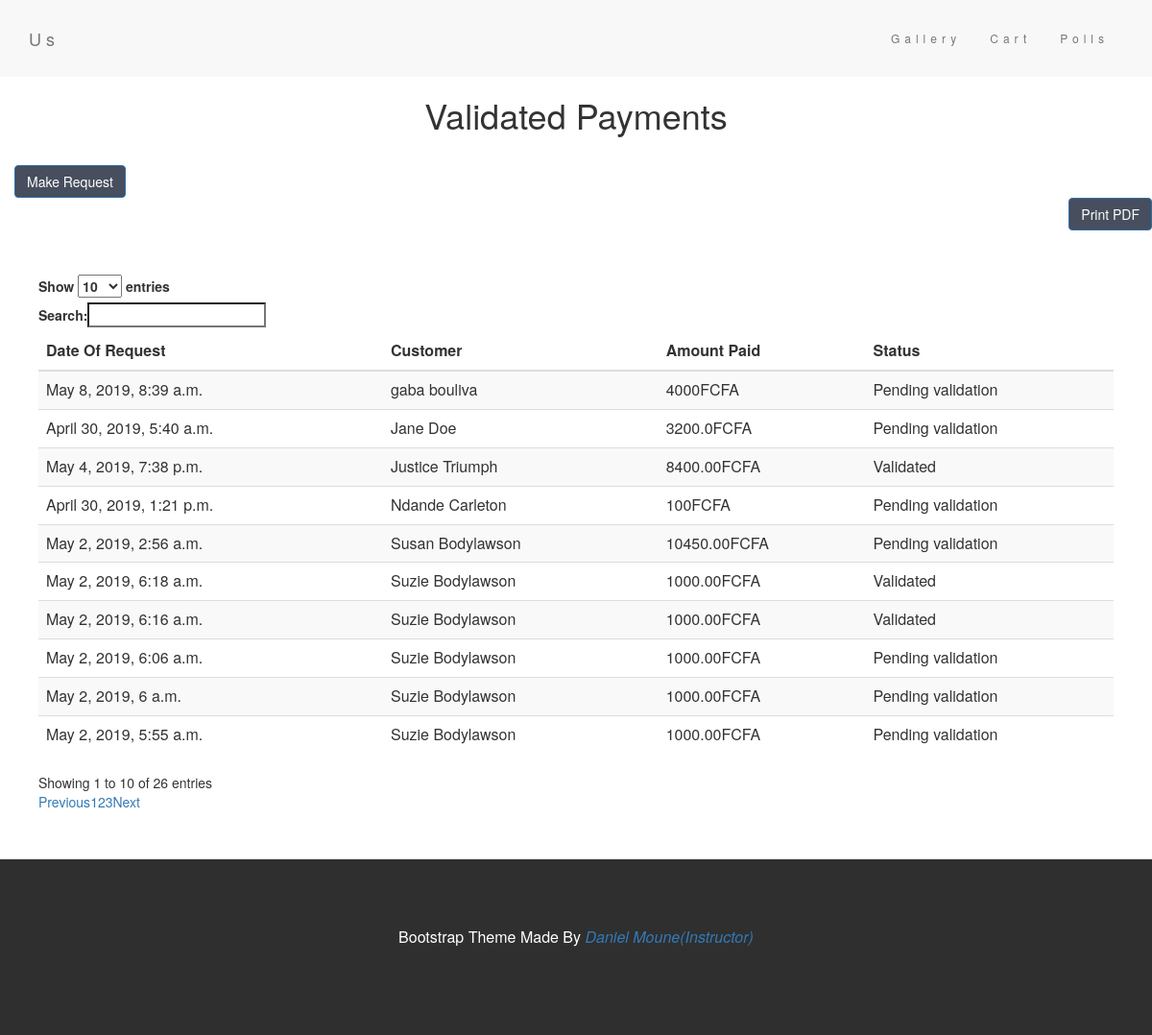
Page /payment/paymentStatus/ on the committed database.
### payments/models.py (models this page shows, shortened)
class Payment(models.Model):
    id = models.AutoField(primary_key=True)
    first_name = models.CharField(max_length=60)
    last_name = models.CharField(max_length=60)
    email = models.EmailField()
    amount = models.CharField(max_length=10)
    tel = models.CharField(max_length=13)
    payment_date = models.DateTimeField(auto_now_add=True)
    processed = models.BooleanField(default=False)
    class Meta: #meta class for ordering orders based on date created
        ordering = ('-payment_date', )

### payments/views.py (the view)
def paymentStatus(request):
    payment_list = Payment.objects.all()
    return render (request,'payments/paymentStatus.html', {'payment':payment_list})

### cart/context_processors.py (called while the page is built)
def cart(request):
    return {'cart': Cart(request)}

### payments/templates/payments/paymentStatus.html (shortened to what this page needs)
<html>
    <head>
    <link href="https://maxcdn.bootstrapcdn.com/bootstrap/3.3.7/css/bootstrap.min.css" rel="stylesheet">
    </head>
<body>
{% block content %}
{% include 'payments/navbar.html' %}
<h1 align="center">Validated Payments</h1>
<div class="container">
    <div class="row" style="margin-top: 2%">
         <a href="{% url 'makepayment' %}"><button class="btn btn-primary" style="background-color: #474E5D;">
          Make Request
         </button></a>
    </div>
</div>
<div style="float:right ">
    <input type="button" class="btn btn-primary" style="background-color: #474E5D;" id="bt" onclick="print()" value="Print PDF" />
</div>
<div class="container1 " style="margin-top:5%" id="content">
<table align="center" class="table table-striped" id="status">
    <thead>
        <tr>
            <th>Date Of Request</th>
            <th>Customer</th>
            <th>Amount Paid</th>
            <th>Status</th>
        </tr>
    </thead>
{% for payment in payment %}
    <tr>
        <td>{{payment.payment_date}}</td>
        <td>{{payment.first_name}}  {{payment.last_name}}</td>
        <td>{{payment.amount}}FCFA</td>
        <td>{% if payment.processed %}Validated{% else %}Pending validation{% endif %}</td>
    </tr>
   {% endfor %}
</table>
</div>
{% include 'gallery/footer.html' %}
{% endblock content %}
</body>
</html>

### payments/templates/payments/paymentStatus.html (style rules this page uses)
.container1 { border-radius: 5px; padding: 20px; margin: 20px 20px; }

### rows in the picture
Payment: payment_date "May 8, 2019, 8:39 a.m.", first_name "gaba", last_name "bouliva", amount "4000", processed "Pending validation"
Payment: payment_date "May 4, 2019, 7:38 p.m.", first_name "Justice", last_name "Triumph", amount "8400.00", processed "Validated"
Payment: payment_date "May 2, 2019, 6:18 a.m.", first_name "Suzie", last_name "Bodylawson", amount "1000.00", processed "Validated"
Payment: payment_date "May 2, 2019, 6:16 a.m.", first_name "Suzie", last_name "Bodylawson", amount "1000.00", processed "Validated"
Payment: payment_date "May 2, 2019, 6:06 a.m.", first_name "Suzie", last_name "Bodylawson", amount "1000.00", processed "Pending validation"
Payment: payment_date "May 2, 2019, 6 a.m.", first_name "Suzie", last_name "Bodylawson", amount "1000.00", processed "Pending validation"
Payment: payment_date "May 2, 2019, 5:55 a.m.", first_name "Suzie", last_name "Bodylawson", amount "1000.00", processed "Pending validation"
Payment: payment_date "May 2, 2019, 2:56 a.m.", first_name "Susan", last_name "Bodylawson", amount "10450.00", processed "Pending validation"
Payment: payment_date "April 30, 2019, 1:21 p.m.", first_name "Ndande", last_name "Carleton", amount "100", processed "Pending validation"
Payment: payment_date "April 30, 2019, 5:40 a.m.", first_name "Jane", last_name "Doe", amount "3200.0", processed "Pending validation"
